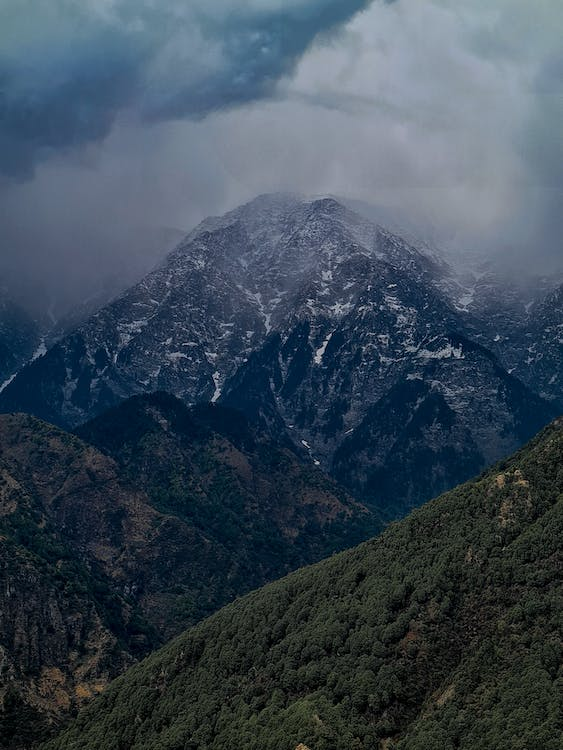
#> input picture pic.jpeg, 563 x 750 px
$ jupyter execute 'keshav 1-08-2023.ipynb'   (shell and % lines are left out)
#> lines starting #> are read from the running program, lines starting #| are printed output that depends on the picture
[cell 1]
import cv2
import skimage
import matplotlib.pyplot as plt

[cell 2]
cv2.__version__

[cell 3]
img1=plt.imread('pic.jpeg')
#> img1 is the input picture: shape (750, 563, 3); mean R, G, B 58.5, 72.7, 85.5
plt.imshow(img1)
plt.axis('off')
plt.show()

[cell 4]
img2=plt.imread('robot.jpg')
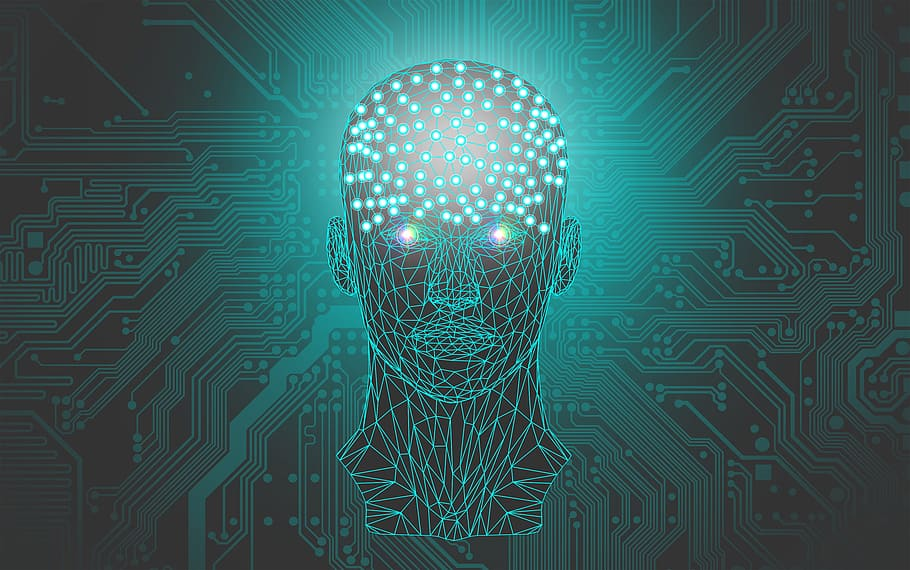
#> input picture robot.jpg, 910 x 570 px
#> img2 is the input picture: shape (570, 910, 3); mean R, G, B 52.7, 90.9, 91
plt.imshow(img2)
plt.axis('off')
plt.show()

[cell 5]
import numpy as np

r1=np.random.randint(0,255,(500,500,3))
plt.imshow(r1)
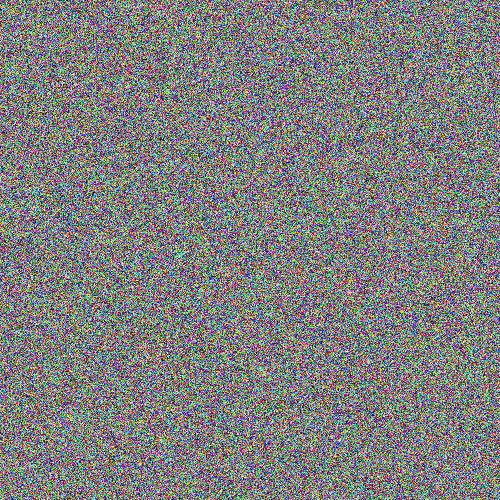
#> shown: shape (500, 500, 3); mean R, G, B 127.1, 127.3, 126.6

[cell 6]
r2=np.random.randint(0,255,(50,50))
plt.imshow(r2,cmap=('gray'))
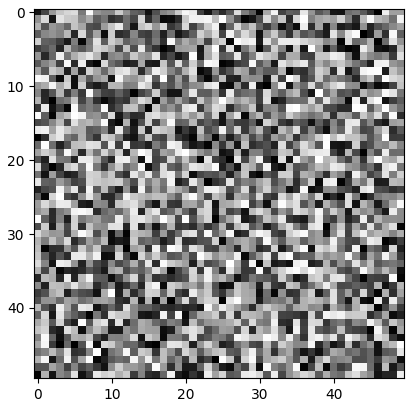
#> figure drawn by matplotlib, 1 panel

[cell 7]
import numpy as np

[cell 8]
img=np.ones((50,50,3),dtype='uint8')*255
img[:25,:25,1:]=img[:25,:25,1:]*0
img[:25,25:,::2]=img[:25,:25,::2]*0
img[25:,:25,:2]=img[25:,:25,:2]*0
img[25:,25:,2:]=img[25:,25:,2:]*0
plt.imshow(img)
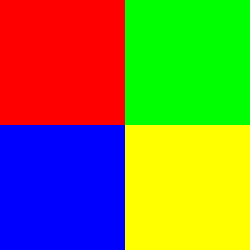
#> shown: shape (50, 50, 3) (shown 5 times larger); mean R, G, B 127.5, 127.5, 63.8
